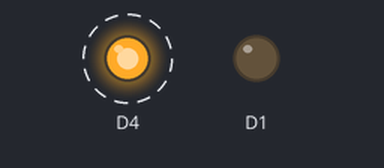
Simulated run of this sketch. Board: ESP8266 (NodeMCU). On the bench: output pins drawn as LEDs (lit = HIGH). Dashed ring = blinking. WiFi joins after 1.5 s; servers stay silent unless stated.

Above: at 1.82 s.
Timing chart, 0 to 4.8 s (numbered marks = the images above):
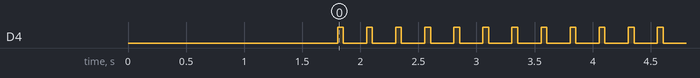

Measured:
- by itself, D4: alternates HIGH for 0.05 s and LOW for 0.20 s

The sketch:

sketch_mar15a.ino
```cpp
#include <ESP8266WiFi.h>
#include <BlynkSimpleEsp8266.h>


char auth[] = "QhfjHNjjvi9OamDPQ1I3yBPD7_eKlb3p"; // Token recebido no email ao criar o dashboard no blynk

char ssid[] = "VIVO-A050"; // Nome da sua rede WiFi
char pass[] = "9KCVRJ3M4a"; // senha da sua rede WiFi


void setup() {

  //LED - indicando estar funcionando
  pinMode(2, OUTPUT);

  Blynk.begin(auth, ssid, pass); // Inicia conexão com a rede e ativa dashboard
  pinMode (D1,OUTPUT);
  digitalWrite(D1,LOW);

}
void loop() {
   Blynk.run();

   //Loop de funcionamento da LED
     digitalWrite(2, HIGH);
  delay(50);
  digitalWrite(2, LOW);
  delay(200);
}
```
